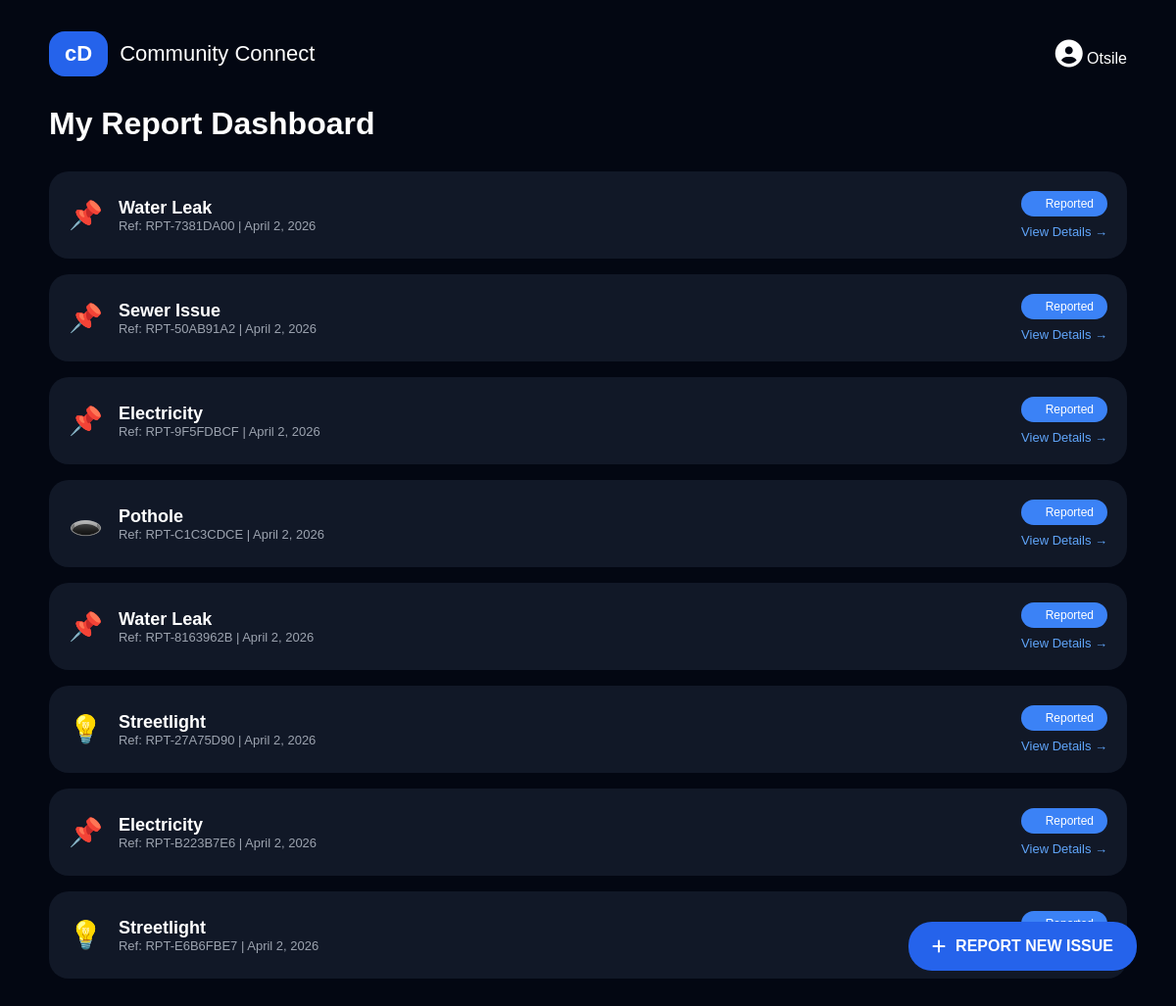
The page /dashboard/ (signed in) on the database its author committed.
### report_app/models.py (models this page shows, shortened)
class Report(models.Model):
    reference_number = models.CharField(max_length=20, unique=True, editable=False)
    category = models.CharField(max_length=50, choices=CATEGORY_CHOICES)
    description = models.TextField(blank=True, null=True)
    location = models.CharField(max_length=255)
    status = models.CharField(max_length=20, choices=STATUS_CHOICES, default='reported')
    reported_date = models.DateField(auto_now_add=True)
    last_updated = models.DateField(auto_now=True)
    user = models.ForeignKey(User, on_delete=models.CASCADE, null=True, blank=True)  # Optional for anonymous

### dashboard_app/views.py (the view)
# urls.py: path('dashboard/', include('dashboard_app.urls')),
def dashboard(request):
    reports = Report.objects.all().order_by('-reported_date')
    context = {
        'reports': reports,
        'all_count': reports.count(),
        'in_progress': reports.filter(status='in_progress').count(),
        'resolved': reports.filter(status='resolved').count(),
    }
    return render(request, 'dashboard_app/dashboard.html', context)

### dashboard_app/templates/dashboard_app/dashboard.html (shortened to what this page needs)
<!DOCTYPE html>
<html lang="en">
<head>
    <link rel="stylesheet" href="https://cdnjs.cloudflare.com/ajax/libs/font-awesome/6.5.0/css/all.min.css">
</head>
<body>
<div class="container">
    <div class="header">
        <div class="logo">
            <div class="logo-box">cD</div>
            <span style="font-size:22px;">Community Connect</span>
        </div>
        <div class="user">
            <i class="fa-solid fa-user-circle" style="font-size:28px;"></i>
            <span>{{ request.user.username|default:"Mr. Dlamini" }}</span>
        </div>
    </div>
    <h1>My Report Dashboard</h1>
    <div class="report-list">
        {% for report in reports %}
        <div class="report-card">
            <div class="report-left">
                <div class="icon">
                    {% if report.category == 'pothole' %}🕳️
                    {% elif report.category == 'streetlight' %}💡
                    {% elif report.category == 'illegal_dumping' %}🗑️
                    {% else %}📌{% endif %}
                </div>
                <div>
                    <div class="report-title">{{ report.get_category_display }}</div>
                    <div class="small-text">
                        Ref: {{ report.reference_number }} | {{ report.reported_date }}
                    </div>
                </div>
            </div>
            <div style="text-align:right;">
                <div class="status
                    {% if report.status == 'in_progress' %}yellow
                    {% elif report.status == 'resolved' %}green
                    {% else %}blue{% endif %}">
                    {{ report.get_status_display }}
                </div>
                <a href="{% url 'dashboard_app:report_detail' report.pk %}" class="details-link">View Details →</a>
            </div>
        </div>
        {% endfor %}
    </div>
</div>
<a href="{% url 'report_app:home' %}" class="floating-btn">
    <i class="fa-solid fa-plus"></i>
    REPORT NEW ISSUE
</a>
</body>
</html>

### dashboard_app/templates/dashboard_app/dashboard.html (style rules this page uses)
body { background-color: #030712; color: white; font-family: Arial, sans-serif; }
.container { max-width: 1100px; margin: auto; padding: 24px; }
.header { display: flex; justify-content: space-between; align-items: center; margin-bottom: 30px; }
.logo { display: flex; align-items: center; gap: 12px; }
.logo-box { background: #2563eb; padding: 10px 16px; border-radius: 16px; font-weight: bold; font-size: 22px; }
h1 { font-size: 32px; margin-bottom: 30px; }
.report-list { display: flex; flex-direction: column; gap: 16px; }
.report-card { background: #111827; padding: 20px; border-radius: 20px; display: flex; justify-content: space-between; align-items: center; }
.report-left { display: flex; align-items: center; gap: 16px; }
.icon { font-size: 28px; }
.report-title { font-size: 18px; font-weight: bold; }
.small-text { font-size: 13px; color: #9ca3af; }
.status { padding: 6px 14px; border-radius: 20px; font-size: 12px; font-weight: 500; }
.blue { background: #3b82f6; }
.details-link { display: block; margin-top: 8px; font-size: 13px; color: #60a5fa; text-decoration: none; }
.floating-btn { position: fixed; bottom: 40px; right: 40px; background: #2563eb; padding: 16px 24px; border-radius: 24px; text-decoration: none; color: white; font-weight: bold; display: flex; align-items: center; gap: 10px; }

### rows shown on the page
Report: category "Water Leak", reference_number "RPT-7381DA00", reported_date "April 2, 2026", status "Reported"
Report: category "Sewer Issue", reference_number "RPT-50AB91A2", reported_date "April 2, 2026", status "Reported"
Report: category "Electricity", reference_number "RPT-9F5FDBCF", reported_date "April 2, 2026", status "Reported"
Report: category "Pothole", reference_number "RPT-C1C3CDCE", reported_date "April 2, 2026", status "Reported"
Report: category "Water Leak", reference_number "RPT-8163962B", reported_date "April 2, 2026", status "Reported"
Report: category "Streetlight", reference_number "RPT-27A75D90", reported_date "April 2, 2026", status "Reported"
Report: category "Electricity", reference_number "RPT-B223B7E6", reported_date "April 2, 2026", status "Reported"
Report: category "Streetlight", reference_number "RPT-E6B6FBE7", reported_date "April 2, 2026"

### other values the page prints
{{ request.user.username|default:"Mr. Dlamini" }} "Otsile"
